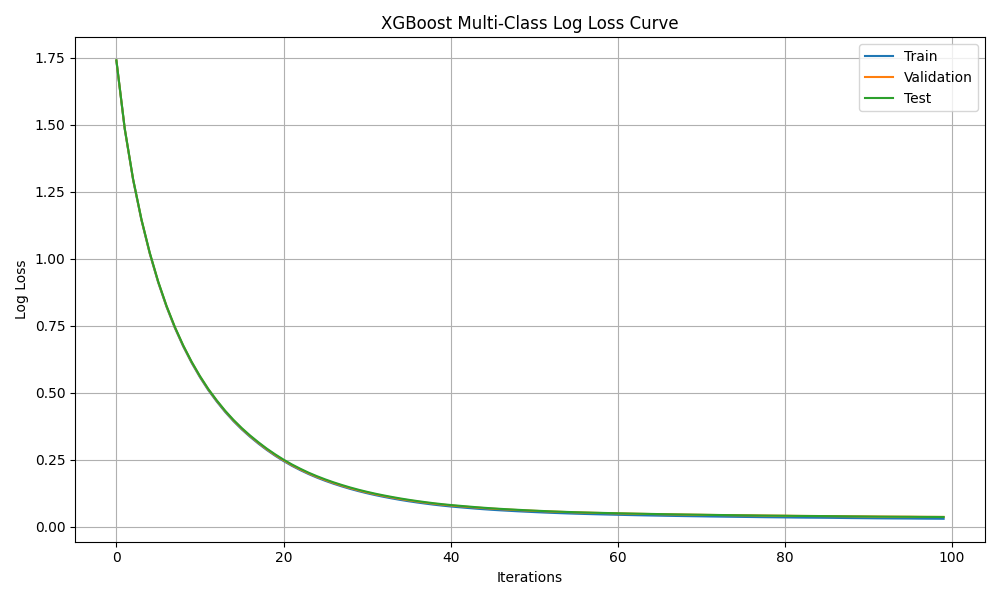

Reproduce this figure in Python.
import pandas as pd
import numpy as np
import matplotlib.pyplot as plt
from xgboost import XGBClassifier
from sklearn.preprocessing import StandardScaler, LabelEncoder
from sklearn.metrics import log_loss
import joblib
import os
import warnings

warnings.filterwarnings('ignore')

# %% [markdown]
# ## 1. Data Loading

folder = os.path.dirname(__file__)
train_df = pd.read_csv(os.path.join(folder, 'train.csv'))
val_df   = pd.read_csv(os.path.join(folder, 'valid.csv'))
test_df  = pd.read_csv(os.path.join(folder, 'test.csv'))

# %% [markdown]
# ## 2. Data Preparation

def _ip_first_octet(ip_str):
    try: return int(str(ip_str).split('.')[0])
    except: return 0

def prepare_classification_data(df, is_train=True, encoders=None, scaler=None):
    df = df.copy()
    
    # Target: type (multiclass)
    target_col = 'type'
    y = df[target_col].astype(str)
    
    X = df.drop(columns=[target_col, 'label'], errors='ignore')
    X = X.replace('-', np.nan)

    # IP features
    for col, prefix in [('src_ip', 'src'), ('dst_ip', 'dst')]:
        if col in X.columns:
            X[f'{prefix}_octet1'] = X[col].apply(_ip_first_octet)
            X = X.drop(columns=[col])

    # Categorical Encoding
    cat_cols = X.select_dtypes(include=['object']).columns.tolist()
    if is_train:
        encoders = {}
        # Target Encoding
        le_y = LabelEncoder()
        y_encoded = le_y.fit_transform(y)
        encoders['target'] = le_y
        
        # Feature Encoding
        for col in cat_cols:
            le = LabelEncoder()
            X[col] = le.fit_transform(X[col].astype(str).fillna('unknown'))
            encoders[col] = le
    else:
        # Target Encoding
        y_encoded = encoders['target'].transform(y)
        
        # Feature Encoding
        for col in cat_cols:
            if col in encoders:
                X[col] = X[col].astype(str).fillna('unknown').apply(
                    lambda x: encoders[col].transform([x])[0] if x in encoders[col].classes_ else -1
                )
            else: X[col] = 0

    X = X.fillna(0)
    for col in X.columns:
        if X[col].dtype == 'object': X[col] = pd.to_numeric(X[col], errors='coerce')
    X = X.fillna(0)

    if is_train:
        scaler = StandardScaler()
        X_scaled = scaler.fit_transform(X)
    else:
        X_scaled = scaler.transform(X)
    
    return X_scaled, y_encoded, encoders, scaler

print("Preparing data for log loss analysis...")
X_train, y_train, encoders, scaler = prepare_classification_data(train_df, is_train=True)
X_val,   y_val,   _,        _      = prepare_classification_data(val_df,   is_train=False, encoders=encoders, scaler=scaler)
X_test,  y_test,  _,        _      = prepare_classification_data(test_df,  is_train=False, encoders=encoders, scaler=scaler)

# %% [markdown]
# ## 3. Model Training with Eval Metrics

print("Training XGBoost Classifier and tracking Log Loss curve...")
xgb_clf = XGBClassifier(
    n_estimators=100, 
    learning_rate=0.1, 
    max_depth=5, 
    random_state=42, 
    n_jobs=-1,
    eval_metric='mlogloss'
)

# Crucial: Eval on ALL three sets to get the curves
xgb_clf.fit(
    X_train, y_train, 
    eval_set=[(X_train, y_train), (X_val, y_val), (X_test, y_test)], 
    verbose=False
)

# %% [markdown]
# ## 4. Plotting Log Loss Curves

results = xgb_clf.evals_result()
epochs = len(results['validation_0']['mlogloss'])
x_axis = range(0, epochs)

plt.figure(figsize=(10, 6))
plt.plot(x_axis, results['validation_0']['mlogloss'], label='Train')
plt.plot(x_axis, results['validation_1']['mlogloss'], label='Validation')
plt.plot(x_axis, results['validation_2']['mlogloss'], label='Test')

plt.title('XGBoost Multi-Class Log Loss Curve')
plt.ylabel('Log Loss')
plt.xlabel('Iterations')
plt.legend()
plt.grid(True)
plt.tight_layout()
plt.savefig(os.path.join(folder, 'regression_classification_logloss_curve.png'))
plt.close()

# Final metrics
train_loss = log_loss(y_train, xgb_clf.predict_proba(X_train))
val_loss   = log_loss(y_val,   xgb_clf.predict_proba(X_val))
test_loss  = log_loss(y_test,  xgb_clf.predict_proba(X_test))

print("\nFinal Log Loss:")
print(f"  Train : {train_loss:.6f}")
print(f"  Val   : {val_loss:.6f}")
print(f"  Test  : {test_loss:.6f}")
print(f"Curve plot generated: {os.path.join(folder, 'regression_classification_logloss_curve.png')}")
